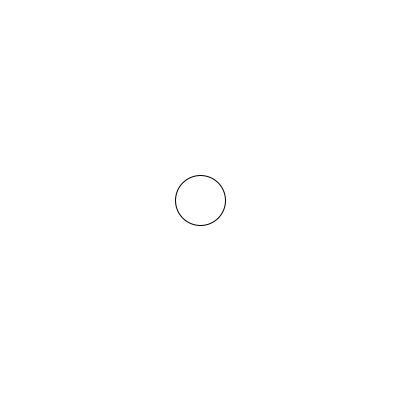
Frame 1 (no input)
Frame 60 (the mouse pressed at the canvas centre just before this capture): identical to frame 1, image omitted
Frame 120 (the mouse held since frame 60 and released just before this capture): identical to frame 1, image omitted

The Processing sketch that drew this single still picture (run headless with seeded random() and noise(); from frame 60 on, the mouse is pressed at the canvas centre):

// Processing sketch: sketch_161014a
// ── sketch_161014a.pde
int x;
int y;
int dx = 2;
int dy = 1;

void setup() {
  size(400, 400);
  x = width/2;
  y = height/2;
}

void draw() {
  background(255);
  ellipse(x, y, 50, 50);
  if (keyPressed == true) {
    if (key == 'd'){
    x = x + dx;
    y = y + dy;
    }
  }
  println("The value X = ", x, " ---", "The value of Y = ", y);
  if (x > width-25) {
    dx = dx * -1;
  }
  if (x < 25) {
    dx = dx * -1;
  }


  if (y > height-25) {
    dy = dy * -1;
  }
  if (y < 25) {
    dy = dy * -1;
  }
}
